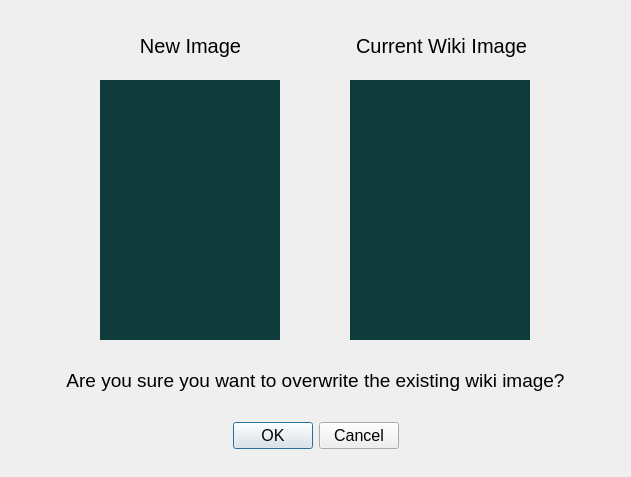
<?xml version="1.0" encoding="UTF-8"?>
<ui version="4.0">
 <class>WikiImageUpload</class>
 <widget class="QDialog" name="WikiImageUpload">
  <property name="geometry">
   <rect>
    <x>0</x>
    <y>0</y>
    <width>631</width>
    <height>477</height>
   </rect>
  </property>
  <property name="windowTitle">
   <string>Wiki Image Upload</string>
  </property>
  <widget class="QDialogButtonBox" name="buttonBox">
   <property name="geometry">
    <rect>
     <x>50</x>
     <y>410</y>
     <width>531</width>
     <height>51</height>
    </rect>
   </property>
   <property name="sizePolicy">
    <sizepolicy hsizetype="Expanding" vsizetype="Fixed">
     <horstretch>0</horstretch>
     <verstretch>0</verstretch>
    </sizepolicy>
   </property>
   <property name="font">
    <font>
     <family>Segoe UI</family>
     <pointsize>12</pointsize>
     <weight>50</weight>
     <bold>false</bold>
    </font>
   </property>
   <property name="layoutDirection">
    <enum>Qt::LeftToRight</enum>
   </property>
   <property name="autoFillBackground">
    <bool>false</bool>
   </property>
   <property name="orientation">
    <enum>Qt::Horizontal</enum>
   </property>
   <property name="standardButtons">
    <set>QDialogButtonBox::Cancel|QDialogButtonBox::Ok</set>
   </property>
   <property name="centerButtons">
    <bool>true</bool>
   </property>
  </widget>
  <widget class="QWidget" name="verticalLayoutWidget">
   <property name="geometry">
    <rect>
     <x>90</x>
     <y>70</y>
     <width>200</width>
     <height>280</height>
    </rect>
   </property>
   <layout class="QVBoxLayout" name="verticalLayout_1">
    <property name="leftMargin">
     <number>10</number>
    </property>
    <property name="topMargin">
     <number>10</number>
    </property>
    <property name="rightMargin">
     <number>10</number>
    </property>
    <property name="bottomMargin">
     <number>10</number>
    </property>
    <item>
     <widget class="QLabel" name="comparison_tile_1">
      <property name="minimumSize">
       <size>
        <width>180</width>
        <height>260</height>
       </size>
      </property>
      <property name="maximumSize">
       <size>
        <width>180</width>
        <height>260</height>
       </size>
      </property>
      <property name="styleSheet">
       <string notr="true">background-color: rgb(15, 59, 58);</string>
      </property>
      <property name="text">
       <string/>
      </property>
      <property name="alignment">
       <set>Qt::AlignCenter</set>
      </property>
     </widget>
    </item>
   </layout>
  </widget>
  <widget class="QWidget" name="verticalLayoutWidget_2">
   <property name="geometry">
    <rect>
     <x>340</x>
     <y>70</y>
     <width>200</width>
     <height>280</height>
    </rect>
   </property>
   <layout class="QVBoxLayout" name="verticalLayout_2">
    <property name="leftMargin">
     <number>10</number>
    </property>
    <property name="topMargin">
     <number>10</number>
    </property>
    <property name="rightMargin">
     <number>10</number>
    </property>
    <property name="bottomMargin">
     <number>10</number>
    </property>
    <item>
     <widget class="QLabel" name="comparison_tile_2">
      <property name="minimumSize">
       <size>
        <width>180</width>
        <height>260</height>
       </size>
      </property>
      <property name="maximumSize">
       <size>
        <width>180</width>
        <height>260</height>
       </size>
      </property>
      <property name="styleSheet">
       <string notr="true">background-color: rgb(15, 59, 58);</string>
      </property>
      <property name="text">
       <string/>
      </property>
      <property name="alignment">
       <set>Qt::AlignCenter</set>
      </property>
     </widget>
    </item>
   </layout>
  </widget>
  <widget class="QLabel" name="comparison_label_1">
   <property name="geometry">
    <rect>
     <x>90</x>
     <y>20</y>
     <width>201</width>
     <height>51</height>
    </rect>
   </property>
   <property name="font">
    <font>
     <family>Segoe UI</family>
     <pointsize>15</pointsize>
    </font>
   </property>
   <property name="text">
    <string>New Image</string>
   </property>
   <property name="alignment">
    <set>Qt::AlignCenter</set>
   </property>
  </widget>
  <widget class="QLabel" name="comparison_label_2">
   <property name="geometry">
    <rect>
     <x>341</x>
     <y>20</y>
     <width>201</width>
     <height>51</height>
    </rect>
   </property>
   <property name="font">
    <font>
     <family>Segoe UI</family>
     <pointsize>15</pointsize>
    </font>
   </property>
   <property name="text">
    <string>Current Wiki Image</string>
   </property>
   <property name="alignment">
    <set>Qt::AlignCenter</set>
   </property>
  </widget>
  <widget class="QLabel" name="comparison_label_3">
   <property name="geometry">
    <rect>
     <x>50</x>
     <y>360</y>
     <width>531</width>
     <height>41</height>
    </rect>
   </property>
   <property name="font">
    <font>
     <family>Segoe UI</family>
     <pointsize>14</pointsize>
    </font>
   </property>
   <property name="text">
    <string>Are you sure you want to overwrite the existing wiki image?</string>
   </property>
   <property name="alignment">
    <set>Qt::AlignCenter</set>
   </property>
  </widget>
 </widget>
 <resources/>
 <connections>
  <connection>
   <sender>buttonBox</sender>
   <signal>accepted()</signal>
   <receiver>WikiImageUpload</receiver>
   <slot>accept()</slot>
   <hints>
    <hint type="sourcelabel">
     <x>248</x>
     <y>254</y>
    </hint>
    <hint type="destinationlabel">
     <x>157</x>
     <y>274</y>
    </hint>
   </hints>
  </connection>
  <connection>
   <sender>buttonBox</sender>
   <signal>rejected()</signal>
   <receiver>WikiImageUpload</receiver>
   <slot>reject()</slot>
   <hints>
    <hint type="sourcelabel">
     <x>316</x>
     <y>260</y>
    </hint>
    <hint type="destinationlabel">
     <x>286</x>
     <y>274</y>
    </hint>
   </hints>
  </connection>
 </connections>
</ui>
